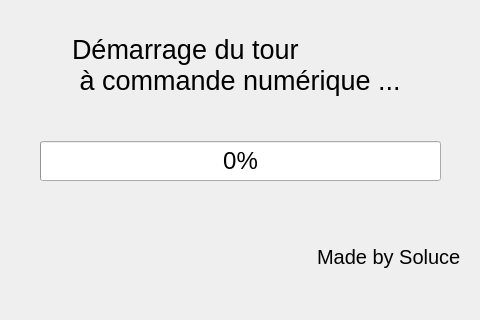
<?xml version="1.0" encoding="UTF-8"?>
<ui version="4.0">
 <class>Form</class>
 <widget class="QWidget" name="Form">
  <property name="windowModality">
   <enum>Qt::NonModal</enum>
  </property>
  <property name="geometry">
   <rect>
    <x>0</x>
    <y>0</y>
    <width>480</width>
    <height>320</height>
   </rect>
  </property>
  <property name="minimumSize">
   <size>
    <width>480</width>
    <height>320</height>
   </size>
  </property>
  <property name="maximumSize">
   <size>
    <width>480</width>
    <height>320</height>
   </size>
  </property>
  <property name="sizeIncrement">
   <size>
    <width>0</width>
    <height>0</height>
   </size>
  </property>
  <property name="windowTitle">
   <string>Form</string>
  </property>
  <widget class="QWidget" name="verticalLayoutWidget">
   <property name="geometry">
    <rect>
     <x>0</x>
     <y>0</y>
     <width>481</width>
     <height>321</height>
    </rect>
   </property>
   <layout class="QVBoxLayout" name="verticalLayout">
    <item>
     <layout class="QHBoxLayout" name="horizontalLayout_3">
      <item>
       <spacer name="horizontalSpacer_5">
        <property name="orientation">
         <enum>Qt::Horizontal</enum>
        </property>
        <property name="sizeHint" stdset="0">
         <size>
          <width>40</width>
          <height>20</height>
         </size>
        </property>
       </spacer>
      </item>
      <item>
       <widget class="QLabel" name="label_2">
        <property name="font">
         <font>
          <pointsize>20</pointsize>
         </font>
        </property>
        <property name="styleSheet">
         <string notr="true">QLabel {
	qproperty-alignment: AlignCenter;
	font-size: 20pt;
}</string>
        </property>
        <property name="text">
         <string>Démarrage du tour 
 à commande numérique ... </string>
        </property>
       </widget>
      </item>
      <item>
       <spacer name="horizontalSpacer_6">
        <property name="orientation">
         <enum>Qt::Horizontal</enum>
        </property>
        <property name="sizeHint" stdset="0">
         <size>
          <width>40</width>
          <height>20</height>
         </size>
        </property>
       </spacer>
      </item>
     </layout>
    </item>
    <item>
     <spacer name="verticalSpacer">
      <property name="orientation">
       <enum>Qt::Vertical</enum>
      </property>
      <property name="sizeType">
       <enum>QSizePolicy::Maximum</enum>
      </property>
      <property name="sizeHint" stdset="0">
       <size>
        <width>5</width>
        <height>5</height>
       </size>
      </property>
     </spacer>
    </item>
    <item>
     <layout class="QHBoxLayout" name="horizontalLayout">
      <item>
       <spacer name="horizontalSpacer">
        <property name="orientation">
         <enum>Qt::Horizontal</enum>
        </property>
        <property name="sizeType">
         <enum>QSizePolicy::Maximum</enum>
        </property>
        <property name="sizeHint" stdset="0">
         <size>
          <width>40</width>
          <height>20</height>
         </size>
        </property>
       </spacer>
      </item>
      <item>
       <widget class="QProgressBar" name="progressBar">
        <property name="enabled">
         <bool>true</bool>
        </property>
        <property name="minimumSize">
         <size>
          <width>10</width>
          <height>10</height>
         </size>
        </property>
        <property name="maximumSize">
         <size>
          <width>100000</width>
          <height>40</height>
         </size>
        </property>
        <property name="font">
         <font>
          <pointsize>18</pointsize>
         </font>
        </property>
        <property name="styleSheet">
         <string notr="true">QProgessBar { 
	border-style : solid ; 
	border-color : grey ; 
	border-radius : 7px; 
	border-width : 2px; 
	text-align : center; 
	
	
}
</string>
        </property>
        <property name="maximum">
         <number>104</number>
        </property>
        <property name="value">
         <number>0</number>
        </property>
       </widget>
      </item>
      <item>
       <spacer name="horizontalSpacer_2">
        <property name="orientation">
         <enum>Qt::Horizontal</enum>
        </property>
        <property name="sizeType">
         <enum>QSizePolicy::Maximum</enum>
        </property>
        <property name="sizeHint" stdset="0">
         <size>
          <width>40</width>
          <height>20</height>
         </size>
        </property>
       </spacer>
      </item>
     </layout>
    </item>
    <item>
     <spacer name="verticalSpacer_2">
      <property name="orientation">
       <enum>Qt::Vertical</enum>
      </property>
      <property name="sizeType">
       <enum>QSizePolicy::Maximum</enum>
      </property>
      <property name="sizeHint" stdset="0">
       <size>
        <width>5</width>
        <height>5</height>
       </size>
      </property>
     </spacer>
    </item>
    <item>
     <layout class="QHBoxLayout" name="horizontalLayout_2">
      <item>
       <spacer name="horizontalSpacer_3">
        <property name="orientation">
         <enum>Qt::Horizontal</enum>
        </property>
        <property name="sizeHint" stdset="0">
         <size>
          <width>40</width>
          <height>20</height>
         </size>
        </property>
       </spacer>
      </item>
      <item>
       <widget class="QLabel" name="label">
        <property name="font">
         <font>
          <pointsize>15</pointsize>
         </font>
        </property>
        <property name="styleSheet">
         <string notr="true">QLabel {
	qproperty-alignment: AlignCenter;
	font-size: 15pt;
}</string>
        </property>
        <property name="text">
         <string>Made by Soluce</string>
        </property>
       </widget>
      </item>
      <item>
       <spacer name="horizontalSpacer_4">
        <property name="orientation">
         <enum>Qt::Horizontal</enum>
        </property>
        <property name="sizeType">
         <enum>QSizePolicy::Minimum</enum>
        </property>
        <property name="sizeHint" stdset="0">
         <size>
          <width>20</width>
          <height>20</height>
         </size>
        </property>
       </spacer>
      </item>
     </layout>
    </item>
   </layout>
  </widget>
 </widget>
 <resources/>
 <connections/>
</ui>
